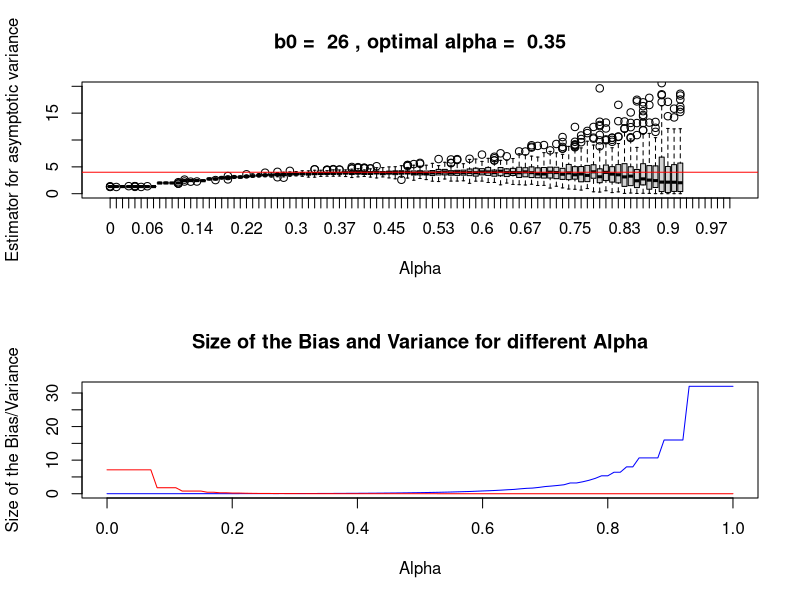
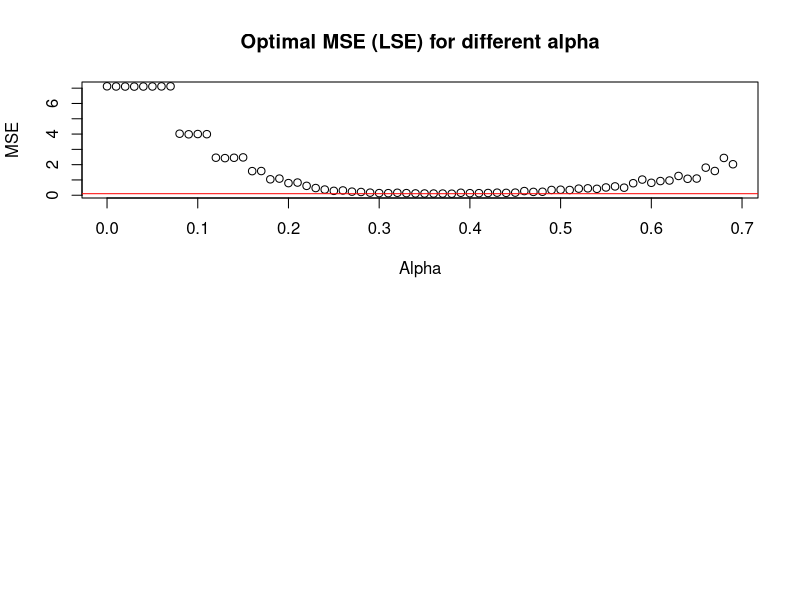

These charts were generated, in order, by the following R code:
rm(list=ls())

sigma = 1
phi=0.5
n=10000;
bopti=floor((2*abs(phi)/(1-phi^2))^(2/3)*n^(1/3));
assympvar<-sigma^2/(1-phi)^2
experiment<-function(n,b,k){
  bmasvar <- function(n, b, k, sigma, phi) {
    X<-array(0,n)
    X[1]<-rnorm(1,0,sigma/(1-phi^2))
    
    Z<-rnorm(n-1,0,sigma)
    
    i=0
    for (i in c(2:n)){
      X[i]=phi*X[i-1]+Z[i-1];
    }
    
    average<-array(mean(X),k)
    
    batchmeans<-.colMeans(X,b,k)
    
    
    varb<-1/(k-1)*sum((batchmeans-average)^2)
    assympvarest<-varb*b
  }
  
  estimates<-array(0,length(b))
  for (i in 1:length(b)){
    estimates[i]<-bmasvar(n[i],b[i],k[i],sigma,phi)
  }
  estimates;
}

m = 100;
b=floor(n^seq(from= 0, to = 1, by = 0.01))
k = floor (n/b) 
n = b*k

totaal<-matrix(0,nrow=m,ncol=length(b))
means<-array(0,length(b))
variances<-array(0,length(b))
smallestbp<-array(0,length(b))

for (j in 1:m){
  totaal[j,]<-experiment(n,b,k)
}

for (i in 1:length(b)){
  means[i]<-mean(na.omit(totaal[,i]))
  variances[i]<-var(na.omit(totaal[,i]))
  smallestbp[i]<-(4-mean(totaal[,i]))^2+var(totaal[,i])
}

bestind<-which.min(smallestbp)
colnames(totaal)<-seq(from= 0, to = 1, by = 0.01)

bias<- 2*phi/((1-phi)*(1-phi^2)*b)
variance<-2/((1-phi)^4)*b/n

layout(matrix(c(1,1,1,1,1,1,2,2), 4, 2, byrow = TRUE))
par(mfrow=(c(2,1)))
boxplot(totaal,main = paste('b0 = ',as.character(bopti),', optimal alpha = ', as.character(0.35)),xlab='Alpha', ylab='Estimator for asymptotic variance',ylim=c(0,20))
abline(h=assympvar,col='red')
plot(seq(from= 0, to = 1, by = 0.01),variance,col='blue',type='l',xlab='Alpha',ylab='Size of the Bias/Variance',main='Size of the Bias and Variance for different Alpha')
lines(seq(from= 0, to = 1, by = 0.01),bias^2,type='l',col='red', xlab='Alpha',ylab='Size of the Bias^2/Variance')


plot(seq(from= 0, to = 1, by = 0.01)[1:70],smallestbp[1:70],main='Optimal MSE (LSE) for different alpha',ylab='MSE',xlab='Alpha')
abline(h=min(smallestbp[1:70]),col='red')
seq(from= 0, to = 1, by = 0.01)[which.min(smallestbp[1:70])]
